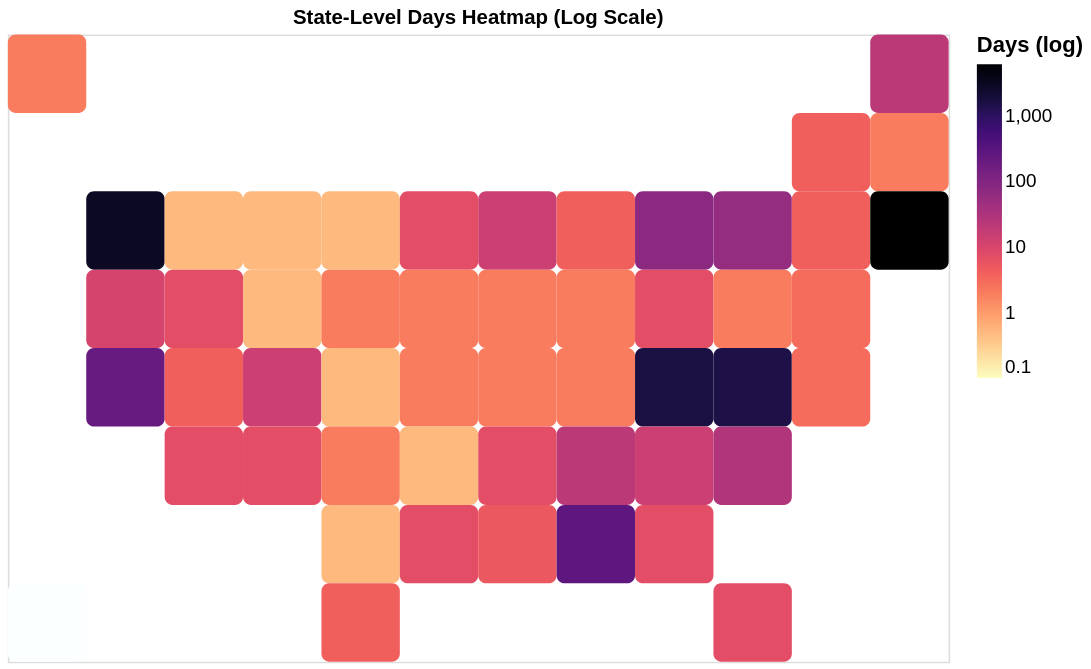

Notebook cell for this chart:
### Code cell
heatmap

### Figure 1 — Vega-Lite specification as saved in the notebook (floating-point values rounded to 4 significant figures)
{"config": {"view": {"continuousWidth": 300, "continuousHeight": 300}}, "data": {"name": "data-274307f5d7d584c89eef2d937706e406"}, "mark": {"type": "rect", "cornerRadius": 5, "stroke": null}, "encoding": {"color": {"field": "days", "legend": {"gradientLength": 200, "labelFontSize": 12, "title": "Days (log)", "titleFontSize": 14}, "scale": {"domain": [0.1, 6000], "reverse": true, "scheme": "magma", "type": "log"}, "type": "quantitative"}, "tooltip": [{"field": "code", "type": "nominal"}, {"field": "days", "type": "quantitative"}], "x": {"axis": null, "field": "col", "type": "ordinal"}, "y": {"axis": null, "field": "row", "type": "ordinal"}}, "height": 400, "title": "State-Level Days Heatmap (Log Scale)", "width": 600, "$schema": "https://vega.github.io/schema/vega-lite/v5.20.1.json", "datasets": {"data-274307f5d7d584c89eef2d937706e406": [{"id": 152, "publication": "NPR", "state": "Alaska", "code": "AK", "col": 2, "row": 1, "State": "Alaska", "Abbreviation": "AK", "duration": "days", "estimate": null, "day_multiplier": 2.0, "days": 2.0}, {"id": 153, "publication": "NPR", "state": "Hawaii", "code": "HI", "col": 2, "row": 8, "State": "Hawaii", "Abbreviation": "HI", "duration": "---", "estimate": null, "day_multiplier": 0.0, "days": 0.0}, {"id": 154, "publication": "NPR", "state": "Washington", "code": "WA", "col": 3, "row": 3, "State": "Washington", "Abbreviation": "WA", "duration": "years", "estimate": 8.0, "day_multiplier": 365.0, "days": 2920.0}, {"id": 155, "publication": "NPR", "state": "Oregon", "code": "OR", "col": 3, "row": 4, "State": "Oregon", "Abbreviation": "OR", "duration": "weeks", "estimate": 1.5, "day_multiplier": 7.0, "days": 10.5}, {"id": 156, "publication": "NPR", "state": "California", "code": "CA", "col": 3, "row": 5, "State": "California", "Abbreviation": "CA", "duration": "months", "estimate": 7.0, "day_multiplier": 30.0, "days": 210.0}, {"id": 157, "publication": "NPR", "state": "Idaho", "code": "ID", "col": 4, "row": 3, "State": "Idaho", "Abbreviation": "ID", "duration": "hours", "estimate": null, "day_multiplier": 0.5, "days": 0.5}, {"id": 158, "publication": "NPR", "state": "Nevada", "code": "NV", "col": 4, "row": 4, "State": "Nevada", "Abbreviation": "NV", "duration": "weeks", "estimate": null, "day_multiplier": 7.0, "days": 7.0}, {"id": 159, "publication": "NPR", "state": "Utah", "code": "UT", "col": 4, "row": 5, "State": "Utah", "Abbreviation": "UT", "duration": "days", "estimate": null, "day_multiplier": 4.0, "days": 4.0}, {"id": 160, "publication": "NPR", "state": "Arizona", "code": "AZ", "col": 4, "row": 6, "State": "Arizona", "Abbreviation": "AZ", "duration": "weeks", "estimate": 1.0, "day_multiplier": 7.0, "days": 7.0}, {"id": 161, "publication": "NPR", "state": "Montana", "code": "MT", "col": 5, "row": 3, "State": "Montana", "Abbreviation": "MT", "duration": "hours", "estimate": null, "day_multiplier": 0.5, "days": 0.5}, {"id": 162, "publication": "NPR", "state": "Wyoming", "code": "WY", "col": 5, "row": 4, "State": "Wyoming", "Abbreviation": "WY", "duration": "hours", "estimate": null, "day_multiplier": 0.5, "days": 0.5}, {"id": 163, "publication": "NPR", "state": "Colorado", "code": "CO", "col": 5, "row": 5, "State": "Colorado", "Abbreviation": "CO", "duration": "weeks", "estimate": 2.0, "day_multiplier": 7.0, "days": 14.0}, {"id": 164, "publication": "NPR", "state": "New Mexico", "code": "NM", "col": 5, "row": 6, "State": "New Mexico", "Abbreviation": "NM", "duration": "weeks", "estimate": null, "day_multiplier": 7.0, "days": 7.0}, {"id": 165, "publication": "NPR", "state": "North Dakota", "code": "ND", "col": 6, "row": 3, "State": "North Dakota", "Abbreviation": "ND", "duration": "hours", "estimate": null, "day_multiplier": 0.5, "days": 0.5}, {"id": 166, "publication": "NPR", "state": "South Dakota", "code": "SD", "col": 6, "row": 4, "State": "South Dakota", "Abbreviation": "SD", "duration": "days", "estimate": null, "day_multiplier": 2.0, "days": 2.0}, {"id": 167, "publication": "NPR", "state": "Nebraska", "code": "NE", "col": 6, "row": 5, "State": "Nebraska", "Abbreviation": "NE", "duration": "hours", "estimate": null, "day_multiplier": 0.5, "days": 0.5}, {"id": 168, "publication": "NPR", "state": "Kansas", "code": "KS", "col": 6, "row": 6, "State": "Kansas", "Abbreviation": "KS", "duration": "days", "estimate": null, "day_multiplier": 2.0, "days": 2.0}, {"id": 169, "publication": "NPR", "state": "Oklahoma", "code": "OK", "col": 6, "row": 7, "State": "Oklahoma", "Abbreviation": "OK", "duration": "hours", "estimate": null, "day_multiplier": 0.5, "days": 0.5}, {"id": 170, "publication": "NPR", "state": "Texas", "code": "TX", "col": 6, "row": 8, "State": "Texas", "Abbreviation": "TX", "duration": "days", "estimate": null, "day_multiplier": 4.0, "days": 4.0}, {"id": 171, "publication": "NPR", "state": "Minnesota", "code": "MN", "col": 7, "row": 3, "State": "Minnesota", "Abbreviation": "MN", "duration": "weeks", "estimate": null, "day_multiplier": 7.0, "days": 7.0}, {"id": 172, "publication": "NPR", "state": "Iowa", "code": "IA", "col": 7, "row": 4, "State": "Iowa", "Abbreviation": "IA", "duration": "days", "estimate": null, "day_multiplier": 2.0, "days": 2.0}, {"id": 173, "publication": "NPR", "state": "Missouri", "code": "MO", "col": 7, "row": 5, "State": "Missouri", "Abbreviation": "MO", "duration": "days", "estimate": null, "day_multiplier": 2.0, "days": 2.0}, {"id": 174, "publication": "NPR", "state": "Arkansas", "code": "AR", "col": 7, "row": 6, "State": "Arkansas", "Abbreviation": "AR", "duration": "hours", "estimate": null, "day_multiplier": 0.5, "days": 0.5}, {"id": 175, "publication": "NPR", "state": "Louisiana", "code": "LA", "col": 7, "row": 7, "State": "Louisiana", "Abbreviation": "LA", "duration": "weeks", "estimate": null, "day_multiplier": 7.0, "days": 7.0}, {"id": 176, "publication": "NPR", "state": "Illinois", "code": "IL", "col": 8, "row": 3, "State": "Illinois", "Abbreviation": "IL", "duration": "weeks", "estimate": 2.0, "day_multiplier": 7.0, "days": 14.0}, {"id": 177, "publication": "NPR", "state": "Indiana", "code": "IN", "col": 8, "row": 4, "State": "Indiana", "Abbreviation": "IN", "duration": "days", "estimate": null, "day_multiplier": 2.0, "days": 2.0}, {"id": 178, "publication": "NPR", "state": "Kentucky", "code": "KY", "col": 8, "row": 5, "State": "Kentucky", "Abbreviation": "KY", "duration": "days", "estimate": null, "day_multiplier": 2.0, "days": 2.0}, {"id": 179, "publication": "NPR", "state": "Tennessee", "code": "TN", "col": 8, "row": 6, "State": "Tennessee", "Abbreviation": "TN", "duration": "weeks", "estimate": 1.0, "day_multiplier": 7.0, "days": 7.0}, {"id": 180, "publication": "NPR", "state": "Mississippi", "code": "MS", "col": 8, "row": 7, "State": "Mississippi", "Abbreviation": "MS", "duration": "days", "estimate": null, "day_multiplier": 5.0, "days": 5.0}, {"id": 181, "publication": "NPR", "state": "Wisconsin", "code": "WI", "col": 9, "row": 3, "State": "Wisconsin", "Abbreviation": "WI", "duration": "days", "estimate": null, "day_multiplier": 4.0, "days": 4.0}, {"id": 182, "publication": "NPR", "state": "Ohio", "code": "OH", "col": 9, "row": 4, "State": "Ohio", "Abbreviation": "OH", "duration": "days", "estimate": null, "day_multiplier": 2.0, "days": 2.0}, {"id": 183, "publication": "NPR", "state": "West Virginia", "code": "WV", "col": 9, "row": 5, "State": "West Virginia", "Abbreviation": "WV", "duration": "days", "estimate": null, "day_multiplier": 2.0, "days": 2.0}, {"id": 184, "publication": "NPR", "state": "North Carolina", "code": "NC", "col": 9, "row": 6, "State": "North Carolina", "Abbreviation": "NC", "duration": "weeks", "estimate": 3.0, "day_multiplier": 7.0, "days": 21.0}, {"id": 185, "publication": "NPR", "state": "Alabama", "code": "AL", "col": 9, "row": 7, "State": "Alabama", "Abbreviation": "AL", "duration": "months", "estimate": 9.0, "day_multiplier": 30.0, "days": 270.0}, {"id": 186, "publication": "NPR", "state": "Michigan", "code": "MI", "col": 10, "row": 3, "State": "Michigan", "Abbreviation": "MI", "duration": "months", "estimate": 2.5, "day_multiplier": 30.0, "days": 75.0}, {"id": 187, "publication": "NPR", "state": "Pennsylvania", "code": "PA", "col": 10, "row": 4, "State": "Pennsylvania", "Abbreviation": "PA", "duration": "weeks", "estimate": null, "day_multiplier": 7.0, "days": 7.0}, {"id": 188, "publication": "NPR", "state": "Virginia", "code": "VA", "col": 10, "row": 5, "State": "Virginia", "Abbreviation": "VA", "duration": "years", "estimate": 4.5, "day_multiplier": 365.0, "days": 1642.0}, {"id": 189, "publication": "NPR", "state": "South Carolina", "code": "SC", "col": 10, "row": 6, "State": "South Carolina", "Abbreviation": "SC", "duration": "weeks", "estimate": 2.0, "day_multiplier": 7.0, "days": 14.0}, {"id": 190, "publication": "NPR", "state": "Georgia", "code": "GA", "col": 10, "row": 7, "State": "Georgia", "Abbreviation": "GA", "duration": "weeks", "estimate": null, "day_multiplier": 7.0, "days": 7.0}, {"id": 191, "publication": "NPR", "state": "New York", "code": "NY", "col": 11, "row": 3, "State": "New York", "Abbreviation": "NY", "duration": "months", "estimate": 2.0, "day_multiplier": 30.0, "days": 60.0}, {"id": 192, "publication": "NPR", "state": "New Jersey", "code": "NJ", "col": 11, "row": 4, "State": "New Jersey", "Abbreviation": "NJ", "duration": "days", "estimate": null, "day_multiplier": 2.0, "days": 2.0}, {"id": 193, "publication": "NPR", "state": "Maryland", "code": "MD", "col": 11, "row": 5, "State": "Maryland", "Abbreviation": "MD", "duration": "years", "estimate": 4.0, "day_multiplier": 365.0, "days": 1460.0}, {"id": 194, "publication": "NPR", "state": "DC", "code": "DC", "col": 11, "row": 6, "State": "District of Columbia", "Abbreviation": "DC", "duration": "weeks", "estimate": 4.0, "day_multiplier": 7.0, "days": 28.0}, {"id": 195, "publication": "NPR", "state": "Florida", "code": "FL", "col": 11, "row": 8, "State": "Florida", "Abbreviation": "FL", "duration": "weeks", "estimate": null, "day_multiplier": 7.0, "days": 7.0}, {"id": 196, "publication": "NPR", "state": "Vermont", "code": "VT", "col": 12, "row": 2, "State": "Vermont", "Abbreviation": "VT", "duration": "days", "estimate": null, "day_multiplier": 4.0, "days": 4.0}, {"id": 197, "publication": "NPR", "state": "Rhode Island", "code": "RI", "col": 12, "row": 3, "State": "Rhode Island", "Abbreviation": "RI", "duration": "days", "estimate": null, "day_multiplier": 4.0, "days": 4.0}, {"id": 198, "publication": "NPR", "state": "Connecticut", "code": "CT", "col": 12, "row": 4, "State": "Connecticut", "Abbreviation": "CT", "duration": "days", "estimate": null, "day_multiplier": 3.0, "days": 3.0}, {"id": 199, "publication": "NPR", "state": "Delaware", "code": "DE", "col": 12, "row": 5, "State": "Delaware", "Abbreviation": "DE", "duration": "hours", "estimate": null, "day_multiplier": 3.0, "days": 3.0}, {"id": 200, "publication": "NPR", "state": "Maine", "code": "ME", "col": 13, "row": 1, "State": "Maine", "Abbreviation": "ME", "duration": "weeks", "estimate": 3.0, "day_multiplier": 7.0, "days": 21.0}, {"id": 201, "publication": "NPR", "state": "New Hampshire", "code": "NH", "col": 13, "row": 2, "State": "New Hampshire", "Abbreviation": "NH", "duration": "days", "estimate": null, "day_multiplier": 2.0, "days": 2.0}, {"id": 202, "publication": "NPR", "state": "Massachusetts", "code": "MA", "col": 13, "row": 3, "State": "Massachusetts", "Abbreviation": "MA", "duration": "years", "estimate": 20.0, "day_multiplier": 365.0, "days": 7300.0}]}}
